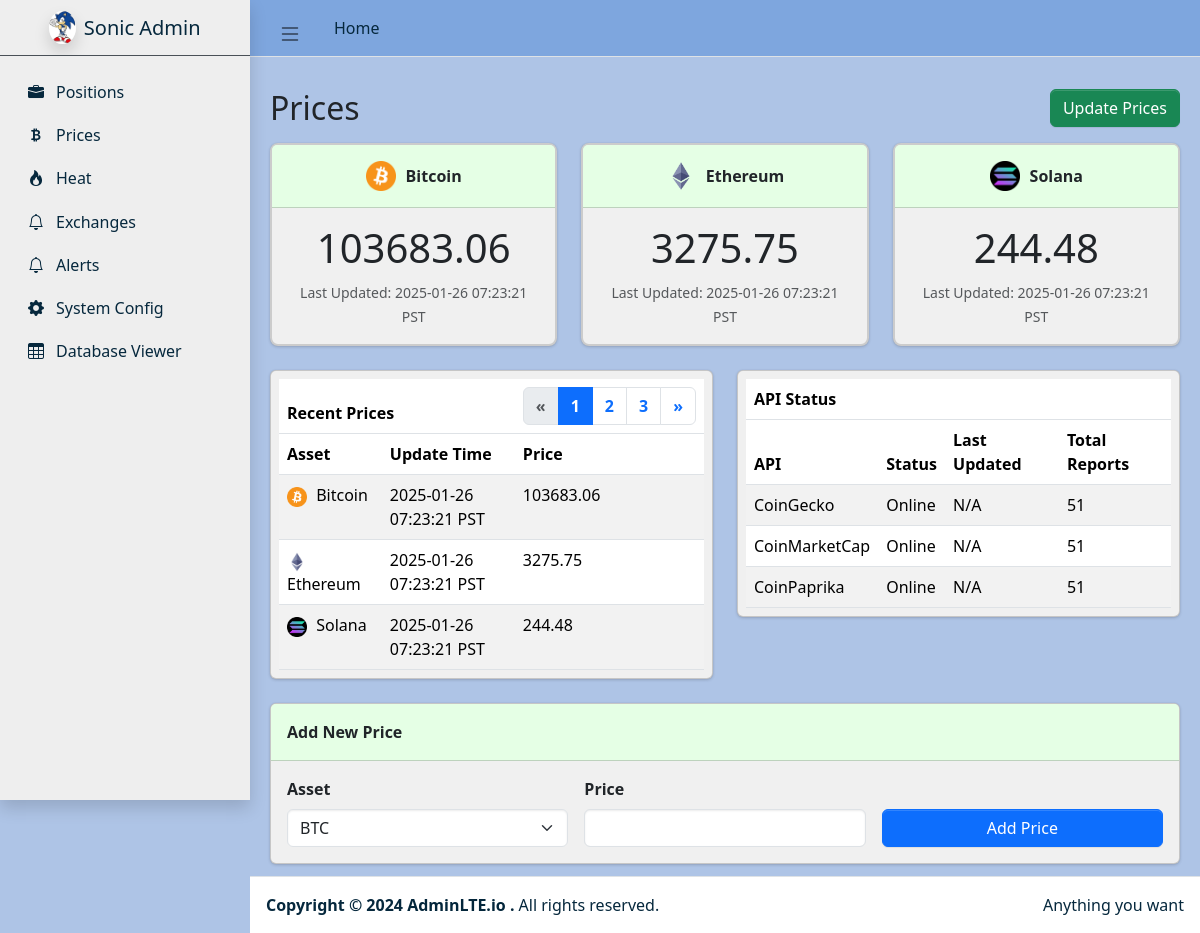
/prices, run on an earlier commit of the app's database.
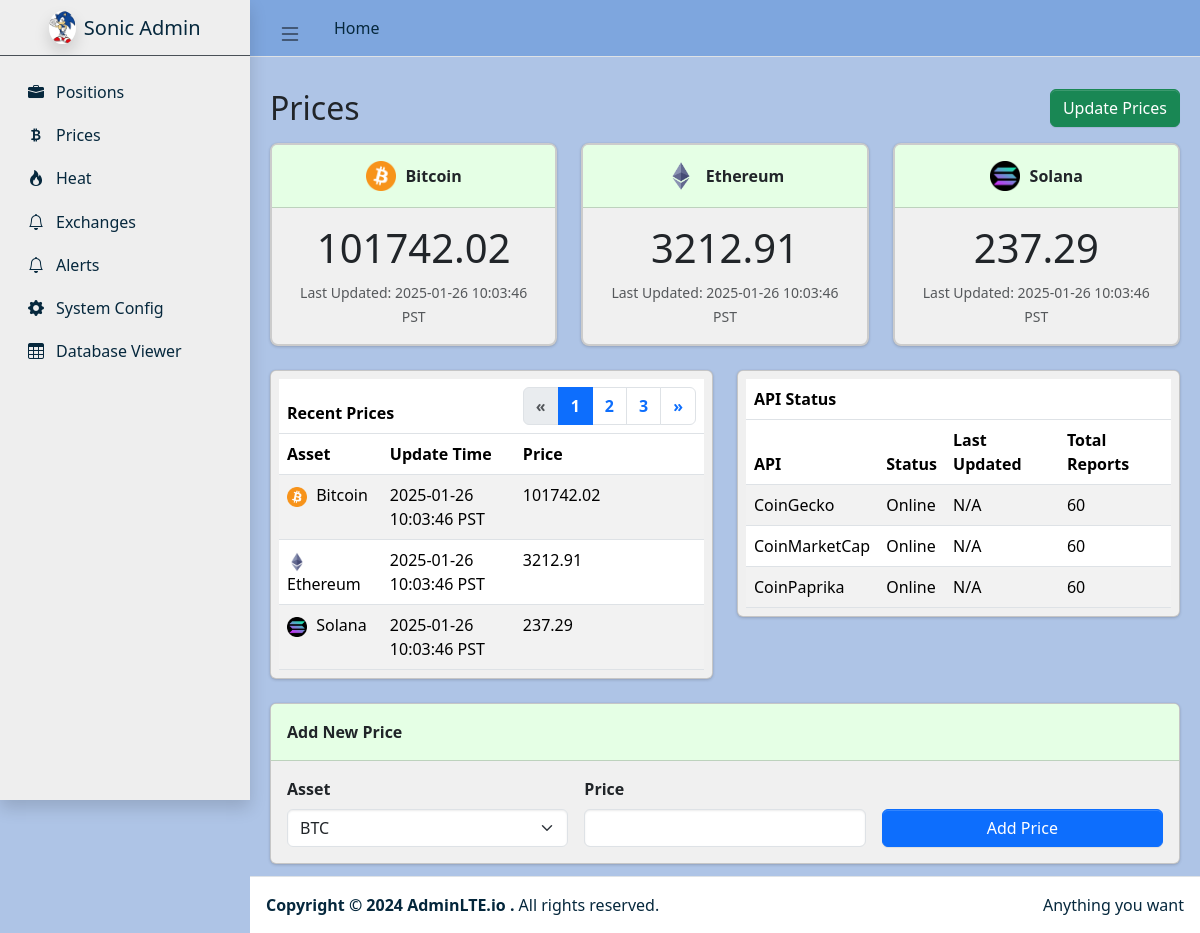
And on a later commit of the database.
### tables this page shows
CREATE TABLE prices (
                id TEXT PRIMARY KEY,
                asset_type TEXT NOT NULL,
                current_price REAL NOT NULL,
                previous_price REAL NOT NULL DEFAULT 0.0,
                last_update_time DATETIME NOT NULL,
                previous_update_time DATETIME,
                source TEXT NOT NULL
            );

CREATE TABLE api_status_counters (
                    api_name TEXT PRIMARY KEY,
                    total_reports INTEGER NOT NULL DEFAULT 0,
                    last_updated DATETIME
                );

### flask_app.py (the view, shortened to what this page needs)
@app.route("/prices", methods=["GET", "POST"])
def prices():
    data_locker = DataLocker(db_path=DB_PATH)
    top_prices = _get_top_prices_for_assets(DB_PATH, ["BTC", "ETH", "SOL"])
    recent_prices = _get_recent_prices(DB_PATH, limit=15)
    api_counters = data_locker.read_api_counters()
    return render_template(
        "prices.html",
        prices=top_prices,
        recent_prices=recent_prices,
        api_counters=api_counters
    )

### data_locker.py (called while the page is built)
    def _init_sqlite_if_needed(self):
        if self.conn is None:
            self.conn = sqlite3.connect(self.db_path, check_same_thread=False)
            self.conn.row_factory = sqlite3.Row
        if self.cursor is None:
            self.cursor = self.conn.cursor()

    def read_api_counters(self) -> List[dict]:
        self._init_sqlite_if_needed()
        self.cursor.execute("""
            SELECT api_name, total_reports, last_updated
              FROM api_status_counters
             ORDER BY api_name
        """)
        rows = self.cursor.fetchall()
        results = []
        for r in rows:
            results.append({
                "api_name": r["api_name"],
                "total_reports": r["total_reports"],
                "last_updated": r["last_updated"]
            })
        return results

### flask_app.py (called while the page is built)
def _convert_iso_to_pst(iso_str):
    if not iso_str or iso_str == "N/A":
        return "N/A"
    pst = pytz.timezone("US/Pacific")
    try:
        dt_obj = datetime.fromisoformat(iso_str)
        dt_pst = dt_obj.astimezone(pst)
        return dt_pst.strftime("%Y-%m-%d %H:%M:%S %Z")
    except:
        return "N/A"

def _get_recent_prices(db_path, limit=15):
    conn = sqlite3.connect(db_path)
    conn.row_factory = sqlite3.Row
    cur = conn.cursor()
    cur.execute(f"""
        SELECT asset_type, current_price, last_update_time
          FROM prices
         ORDER BY last_update_time DESC
         LIMIT {limit}
    """)
    rows = cur.fetchall()
    conn.close()
    results = []
    for r in rows:
        iso = r["last_update_time"]
        results.append({
            "asset_type": r["asset_type"],
            "current_price": r["current_price"],
            "last_update_time_pst": _convert_iso_to_pst(iso)
        })
    return results

### templates/prices.html (shortened to what this page needs)
{% extends "sonic_admin.html" %}
{% block content %}
<div class="d-flex justify-content-between align-items-center mb-3">
  <h2 class="text-dark mb-0">Prices</h2>
  <form method="POST" action="{{ url_for('update_prices') }}" id="updatePricesForm">
    <button type="submit" class="btn btn-success">Update Prices</button>
  </form>
</div>
<div class="row row-cols-1 row-cols-md-3 g-4 mb-4">
  {% for p in prices[:3] %}
  <div class="col">
    <div class="card price-box h-100">
      <div class="card-header d-flex align-items-center justify-content-center">
        {% if p.asset_type in ["BTC", "Bitcoin"] %}
          <img src="/static/images/btc_logo.png" alt="BTC"
               style="width: 30px; height: 30px; margin-right: 10px;">
        {% elif p.asset_type in ["ETH", "Ethereum"] %}
          <img src="/static/images/eth_logo.png" alt="ETH"
               style="width: 30px; height: 30px; margin-right: 10px;">
        {% elif p.asset_type in ["SOL", "Solana"] %}
          <img src="/static/images/sol_logo.png" alt="SOL"
               style="width: 30px; height: 30px; margin-right: 10px;">
        {% endif %}
        {% if p.asset_type == "BTC" or p.asset_type == "AssetType.BTC" %}
          <span>Bitcoin</span>
        {% elif p.asset_type == "ETH" or p.asset_type == "AssetType.ETH" %}
          <span>Ethereum</span>
        {% elif p.asset_type == "SOL" or p.asset_type == "AssetType.SOL" %}
          <span>Solana</span>
        {% else %}
          <span>{{ p.asset_type }}</span>
        {% endif %}
      </div>
      <div class="card-body text-center">
        <div class="display-4 mb-2">
          {{ p.current_price|round(2) }}
        </div>
        <small class="text-muted">
          Last Updated: {{ p.last_update_time_pst or "N/A" }}
        </small>
      </div>
    </div>
  </div>
  {% endfor %}
</div>
<div class="row">
  <div class="col-md-6">
    <div class="card mb-4" style="background-color: #F0F0F0;">
      <div class="card-body p-2">
        <table class="table table-striped recent-prices-table w-100 mb-0">
          <thead>
            <tr class="title-row">
              <th colspan="2">Recent Prices</th>
              <th class="text-end">
                <nav>
                  <ul class="pagination justify-content-end m-0">
                    <li class="page-item disabled">
                      <a class="page-link" href="#" tabindex="-1">«</a>
                    </li>
                    <li class="page-item active"><a class="page-link" href="#">1</a></li>
                    <li class="page-item"><a class="page-link" href="#">2</a></li>
                    <li class="page-item"><a class="page-link" href="#">3</a></li>
                    <li class="page-item"><a class="page-link" href="#">»</a></li>
                  </ul>
                </nav>
              </th>
            </tr>
            <tr class="column-header-row">
              <th>Asset</th>
              <th>Update Time</th>
              <th>Price</th>
            </tr>
          </thead>
          <tbody>
            {% if recent_prices is not defined %}
              {% set recent_prices = [] %}
            {% endif %}
            {% for rp in recent_prices[::-1][:10] %}
            <tr>
              <td>
                {% if rp.asset_type in ["BTC", "Bitcoin"] %}
                  <img src="/static/images/btc_logo.png" alt="BTC"
                       style="width:20px; height:20px; margin-right:5px;">
                {% elif rp.asset_type in ["ETH", "Ethereum"] %}
                  <img src="/static/images/eth_logo.png" alt="ETH"
                       style="width:20px; height:20px; margin-right:5px;">
                {% elif rp.asset_type in ["SOL", "Solana"] %}
                  <img src="/static/images/sol_logo.png" alt="SOL"
                       style="width:20px; height:20px; margin-right:5px;">
                {% endif %}
                {% if rp.asset_type == "BTC" or rp.asset_type == "AssetType.BTC" %}
                  <span>Bitcoin</span>
                {% elif rp.asset_type == "ETH" or rp.asset_type == "AssetType.ETH" %}
                  <span>Ethereum</span>
                {% elif rp.asset_type == "SOL" or rp.asset_type == "AssetType.SOL" %}
                  <span>Solana</span>
                {% else %}
                  <span>{{ rp.asset_type }}</span>
                {% endif %}
              </td>
              <td>{{ rp.last_update_time_pst or "N/A" }}</td>
              <td>{{ rp.current_price|round(2) }}</td>
            </tr>
            {% endfor %}
          </tbody>
        </table>
      </div>
    </div>
  </div>
  <div class="col-md-6">
    <div class="card mb-4" style="background-color: #F0F0F0;">
      <div class="card-body p-2">
        <table class="table table-striped w-100 mb-0 api-status-table">
          <thead>
            <tr class="title-row">
              <th colspan="4">
                 API Status
              </th>
            </tr>
            <tr class="column-header-row">
              <th>API</th>
              <th>Status</th>
              <th>Last Updated</th>
              <th>Total Reports</th>
            </tr>
          </thead>
          <tbody>
            {% for row in api_counters %}
              <tr>
                <td>{{ row.api_name }}</td>
                <td>Online</td>
                <td>N/A</td>
                <td>{{ row.total_reports }}</td>
              </tr>
            {% endfor %}
          </tbody>
        </table>
      </div>
    </div>
  </div>
</div>
<div class="card add-price">
  <div class="card-header">Add New Price</div>
  <div class="card-body">
    <form method="POST" action="{{ url_for('prices') }}">
      <div class="row g-3">
        <div class="col-md-4">
          <label for="asset" class="form-label fw-bold">Asset</label>
          <select class="form-select" id="asset" name="asset" required>
            <option value="BTC">BTC</option>
          </select>
        </div>
        <div class="col-md-4">
          <label for="price" class="form-label fw-bold">Price</label>
          <input
            type="number"
            step="0.01"
            class="form-control"
            id="price"
            name="price"
            required
          />
        </div>
        <div class="col-md-4 d-flex align-items-end">
          <button type="submit" class="btn btn-primary w-100">Add Price</button>
        </div>
      </div>
    </form>
  </div>
</div>
{% endblock %}

### templates/sonic_admin.html (shortened to what this page needs)
<!doctype html>
<html lang="en">
  <head>
    <link
      rel="stylesheet"
      href="https://cdn.jsdelivr.net/npm/@fontsource/source-sans-3@latest/index.css"
    />
    <link
      rel="stylesheet"
      href="https://cdn.jsdelivr.net/npm/overlayscrollbars@2.10.1/styles/overlaysscrollbars.min.css"
    />
    <link
      rel="stylesheet"
      href="https://cdn.jsdelivr.net/npm/bootstrap-icons@1.11.3/font/bootstrap-icons.min.css"
    />
    <link rel="stylesheet" href="/static/dist/css/adminlte.css" />
  </head>
  <body class="layout-fixed sidebar-expand-lg">
    <div class="app-wrapper">
      <nav class="app-header navbar navbar-expand">
        <div class="container-fluid">
          <ul class="navbar-nav">
            <li class="nav-item">
              <a class="nav-link" data-lte-toggle="sidebar" href="#" role="button">
                <i class="bi bi-list"></i>
              </a>
            </li>
            <li class="nav-item d-none d-md-block">
              <a href="#" class="nav-link" style="color: #06283D;">Home</a>
            </li>
          </ul>
        </div>
      </nav>
      <aside class="app-sidebar shadow" data-bs-theme="dark">
        <div class="sidebar-brand">
          <a href="#" class="brand-link d-flex align-items-center">
            <img
              src="/static/images/sonic.png"
              alt="Sonic Logo"
              class="brand-image rounded-circle shadow"
            />
            <span class="brand-text fw-light ms-2">Sonic Admin</span>
          </a>
        </div>
        <div class="sidebar-wrapper">
          <nav class="mt-2">
            <ul
              class="nav sidebar-menu flex-column"
              data-lte-toggle="treeview"
              role="menu"
              data-accordion="false"
            >
              <li class="nav-item">
                <a href="{{ url_for('positions') }}" class="nav-link">
                  <i class="nav-icon bi bi-briefcase-fill"></i>
                  <p>Positions</p>
                </a>
              </li>
              <li class="nav-item">
                <a href="{{ url_for('prices') }}" class="nav-link">
                  <i class="nav-icon bi bi-currency-bitcoin"></i>
                  <p>Prices</p>
                </a>
              </li>
              <li class="nav-item">
                <a href="{{ url_for('heat') }}" class="nav-link">
                  <i class="nav-icon bi bi-fire"></i>
                  <p>Heat</p>
                </a>
              </li>
                <li class="nav-item">
                  <a href="{{ url_for('exchanges') }}" class="nav-link">
                    <i class="nav-icon bi bi-bell"></i>
                    <p>Exchanges</p>
                  </a>
                </li>
              <li class="nav-item">
                <a href="{{ url_for('alerts') }}" class="nav-link">
                  <i class="nav-icon bi bi-bell"></i>
                  <p>Alerts</p>
                </a>
              </li>
              <li class="nav-item">
                <a href="{{ url_for('system_options') }}" class="nav-link">
                  <i class="nav-icon bi bi-gear-fill"></i>
                  <p>System Config</p>
                </a>
              </li>
              <li class="nav-item">
                <a href="{{ url_for('database_viewer') }}" class="nav-link">
                  <i class="nav-icon bi bi-table"></i>
                  <p>Database Viewer</p>
                </a>
              </li>
            </ul>
          </nav>
        </div>
      </aside>
      <main class="app-main">
        <div class="app-content-header">
        </div>
        <div class="app-content">
          <div class="container-fluid">
            {% block content %}{% endblock content %}
          </div>
        </div>
      </main>
      <footer class="app-footer">
        <div class="float-end d-none d-sm-inline" style="color: #06283D;">Anything you want</div>
        <strong style="color: #06283D;">
          Copyright &copy; 2024
          <a href="https://adminlte.io" class="text-decoration-none" style="color: #03263b;">
            AdminLTE.io
          </a>.
        </strong>
        <span style="color: #06283D;">All rights reserved.</span>
      </footer>
    </div>
  </body>
</html>

### templates/sonic_admin.html (style rules this page uses)
body { background-color: #AEC4E6 !important; }
.app-sidebar { background-color: #EEEEEE !important; }
.app-header.navbar { background-color: #7EA6DE !important; }
.navbar .nav-link i.bi-list { font-size: 1.5rem !important; }
.app-sidebar .nav-link { color: #06283D !important; }
.sidebar-brand .brand-text { color: #06283D !important; }
.brand-image { width: 40px; height: 40px; object-fit: cover; }

### templates/prices.html (style rules this page uses)
.price-box.card { background-color: #F0F0F0 !important; border: 2px solid #ccc; border-radius: 8px; }
.price-box .card-header { background-color: #e5ffe5 !important; font-weight: bold; }
.price-box .display-4 { font-size: 2.5rem; }
.recent-prices-table.table-striped tbody tr:nth-of-type(odd) { background-color: rgba(0, 0, 0, 0.05); }
.recent-prices-table thead tr.title-row, .api-status-table thead tr.title-row { background-color: #f0e5ff !important; }
.recent-prices-table thead tr.title-row th, .api-status-table thead tr.title-row th { font-weight: bold; }
.card.add-price { background-color: #F0F0F0 !important; }
.card.add-price .card-header { background-color: #e5ffe5 !important; font-weight: bold; }

What changed in the data, as far as the page shows it:
changed prices (number 1 of 3 on the later page): current_price "103683.06" → "101742.02"; last_update_time_pst "2025-01-26 07:23:21 PST" → "2025-01-26 10:03:46 PST"
changed prices (number 2 of 3 on the later page): current_price "3275.75" → "3212.91"; last_update_time_pst "2025-01-26 07:23:21 PST" → "2025-01-26 10:03:46 PST"
changed prices (number 3 of 3 on the later page): current_price "244.48" → "237.29"; last_update_time_pst "2025-01-26 07:23:21 PST" → "2025-01-26 10:03:46 PST"
changed api_status_counters "CoinGecko": total_reports "51" → "60"
changed api_status_counters "CoinMarketCap": total_reports "51" → "60"
changed api_status_counters "CoinPaprika": total_reports "51" → "60"
